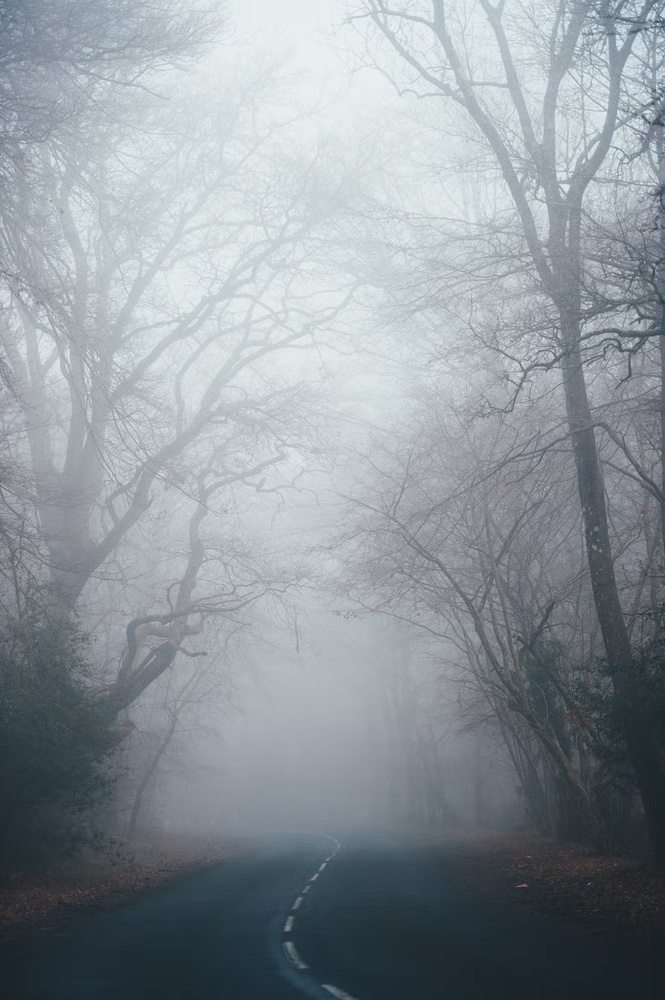
#> input picture image.jpg, 665 x 1000 px, shrunk from 883 x 1327 before the run, found by its file name
$ python dehazing_image.py   (older library calls are emulated)
#> lines starting #> are read from the running program, lines starting #| are printed output that depends on the picture

import cv2
import math
import numpy as np
import os

def dark_channel(im, sz):
    b, g, r = cv2.split(im)
    dc = cv2.min(cv2.min(r, g), b)
    kernel = cv2.getStructuringElement(cv2.MORPH_RECT, (sz, sz))
    dark = cv2.erode(dc, kernel)
    return dark

def atmospheric_light(im, dark):
    h, w = im.shape[:2]
    imsz = h * w
    numpx = max(math.floor(imsz / 1000), 1)

    darkvec = dark.reshape(imsz)
    imvec = im.reshape(imsz, 3)

    indices = darkvec.argsort()
    indices = indices[imsz - numpx:]

    atmsum = np.zeros([1, 3])
    for ind in range(numpx):
        atmsum += imvec[indices[ind]]

    A = atmsum / numpx
    return A

def transmission_estimate(im, A, sz):
    omega = 0.95
    im3 = np.empty(im.shape, im.dtype)
    for ind in range(3):
        im3[:, :, ind] = im[:, :, ind] / A[0, ind]
    transmission = 1 - omega * dark_channel(im3, sz)
    return transmission

def guided_filter(im, p, r, eps):
    mean_I = cv2.boxFilter(im, cv2.CV_64F, (r, r))
    mean_p = cv2.boxFilter(p, cv2.CV_64F, (r, r))
    mean_Ip = cv2.boxFilter(im * p, cv2.CV_64F, (r, r))
    cov_Ip = mean_Ip - mean_I * mean_p

    mean_II = cv2.boxFilter(im * im, cv2.CV_64F, (r, r))
    var_I = mean_II - mean_I * mean_I

    a = cov_Ip / (var_I + eps)
    b = mean_p - a * mean_I

    mean_a = cv2.boxFilter(a, cv2.CV_64F, (r, r))
    mean_b = cv2.boxFilter(b, cv2.CV_64F, (r, r))

    q = mean_a * im + mean_b
    return q

def refine_transmission(im, et):
    gray = cv2.cvtColor(im, cv2.COLOR_BGR2GRAY)
    gray = np.float64(gray) / 255
    r = 60
    eps = 0.0001
    t = guided_filter(gray, et, r, eps)
    return t

def recover(im, t, A, tx=0.1):
    res = np.empty(im.shape, im.dtype)
    t = cv2.max(t, tx)
    for ind in range(3):
        res[:, :, ind] = (im[:, :, ind] - A[0, ind]) / t + A[0, ind]
    return res

def dehaze_image(fn, sz=15, tx=0.1):
#> called with sz = 15, tx = 0.1
    src = cv2.imread(fn)
#> src is the input picture: shape (1000, 665, 3); mean B, G, R 154.7, 148.8, 140.8
    if src is None:
        raise ValueError(f"Unable to load image: {fn}")

    I = src.astype('float64') / 255

    dark = dark_channel(I, sz)
#> in dark_channel, `dark = cv2.erode(dc, kernel)`:
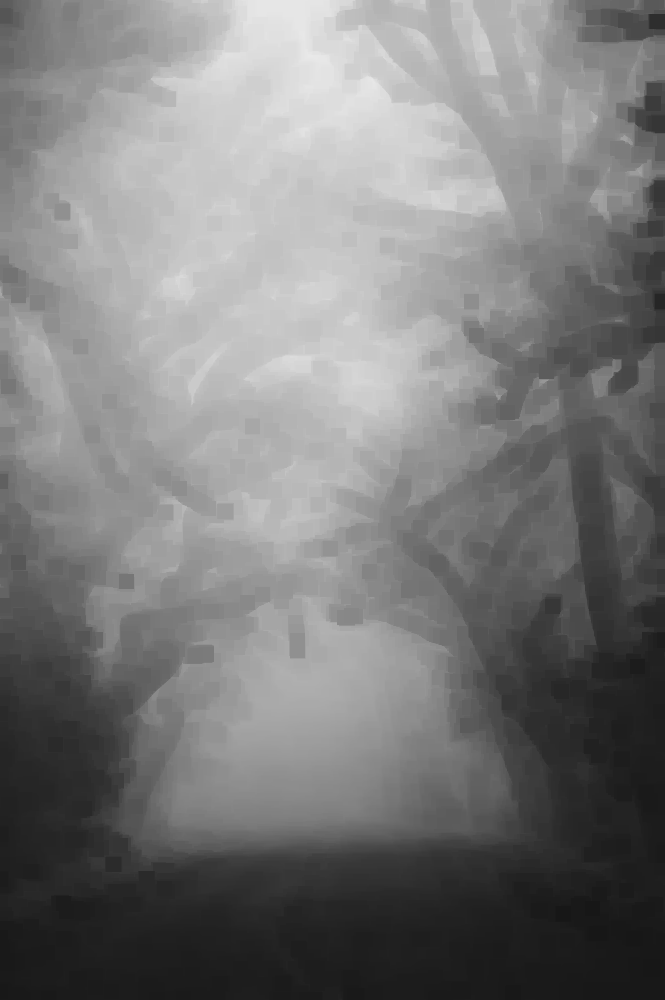
#> dark: shape (1000, 665) float64; min 0.0902, max 0.914, mean 0.481
    A = atmospheric_light(I, dark)
#> in atmospheric_light, `indices = indices[imsz - numpx:]`: indices = 665 values, max 57564 at index 257, min 257 at index 417, mean 16434.7
#> the loop in atmospheric_light, `for ind in range(numpx):` made 665 passes
#> atmsum on passes 1 to 3: [[0.941, 0.933, 0.902]], [[1.88, 1.87, 1.8]], [[2.82, 2.8, 2.71]]
#> after the loop in atmospheric_light, `for ind in range(numpx):`: atmsum = [[626, 621, 602.6]]
#> in atmospheric_light, `A = atmsum / numpx`: A = [[0.941, 0.934, 0.906]]
#> A = [[0.941, 0.934, 0.906]]
    te = transmission_estimate(I, A, sz)
    t = refine_transmission(src, te)
#> in guided_filter, `mean_II = cv2.boxFilter(im * im, cv2.CV_64F, (r, r))`:
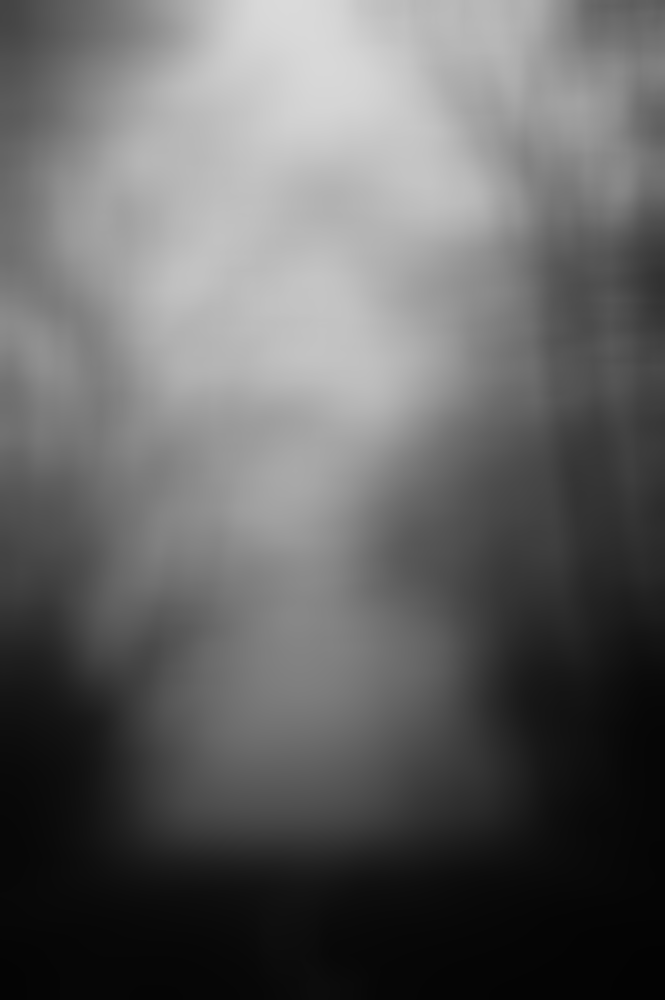
#> mean_II: shape (1000, 665) float64; min 0.0144, max 0.856, mean 0.392
#> in guided_filter, `var_I = mean_II - mean_I * mean_I`:
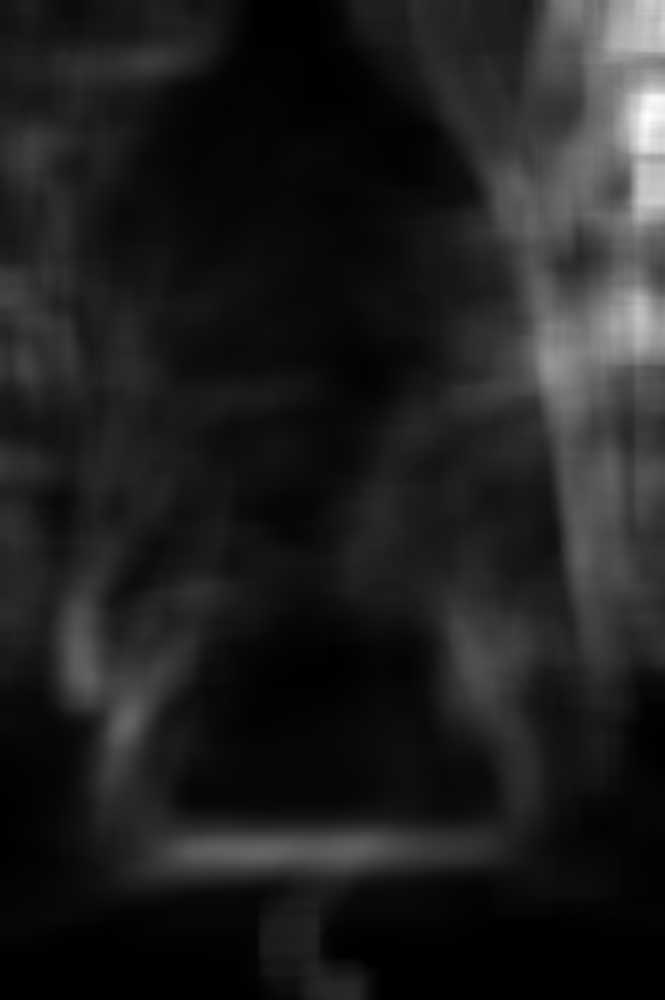
#> var_I: shape (1000, 665) float64; min 5.35e-06, max 0.0221, mean 0.00278; drawn with min black and max white
#> in guided_filter, `b = mean_p - a * mean_I`:
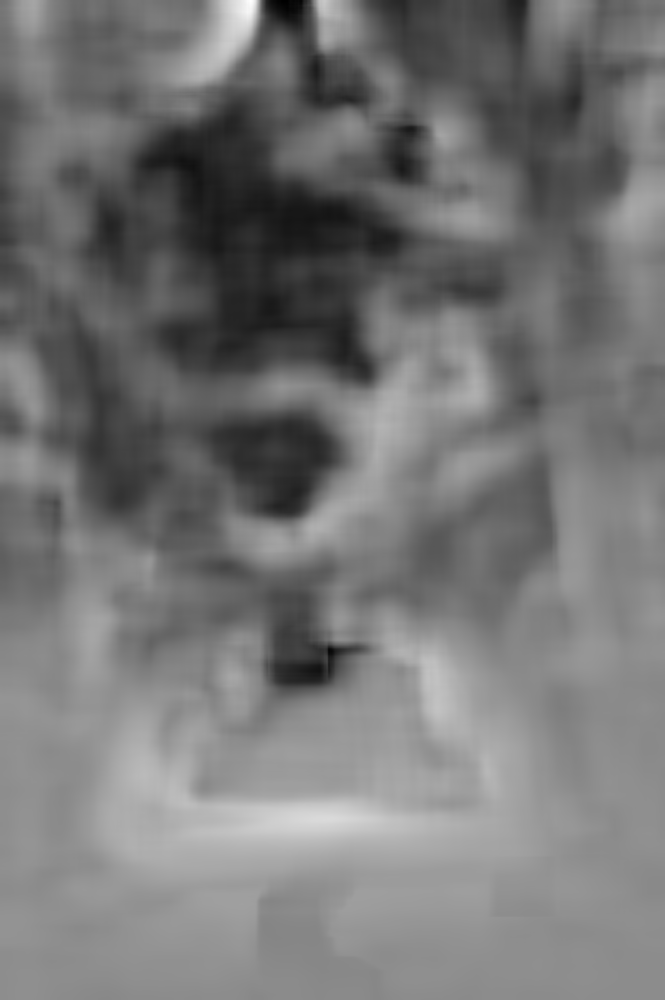
#> b: shape (1000, 665) float64; min 0.128, max 1.54, mean 0.78; drawn with min black and max white
#> in guided_filter, `mean_a = cv2.boxFilter(a, cv2.CV_64F, (r, r))`:
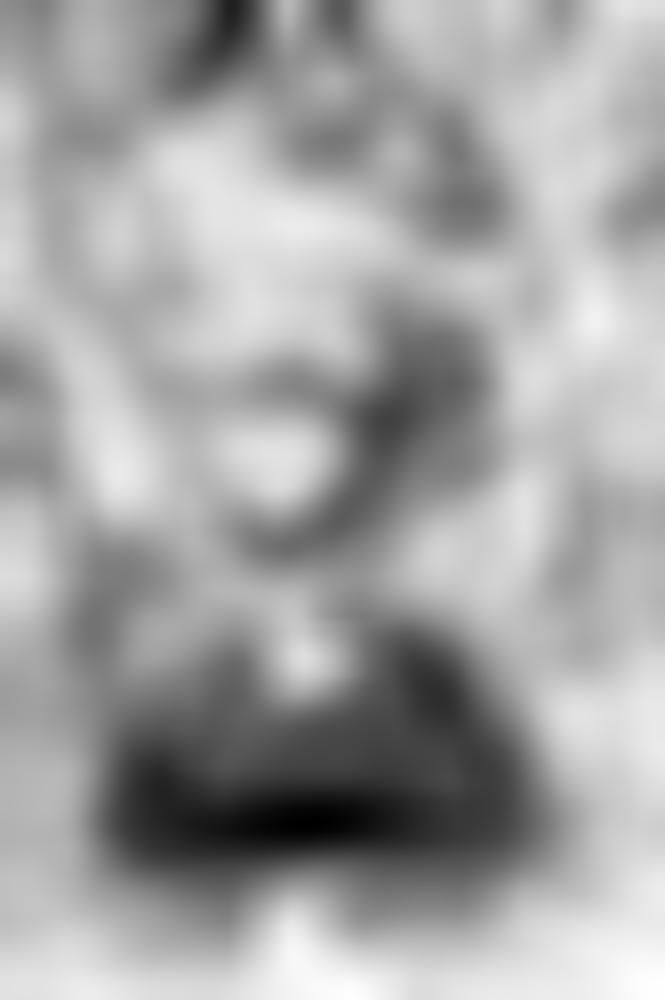
#> mean_a: shape (1000, 665) float64; min -1.3, max -0.0213, mean -0.482; drawn with min black and max white
#> in guided_filter, `mean_b = cv2.boxFilter(b, cv2.CV_64F, (r, r))`:
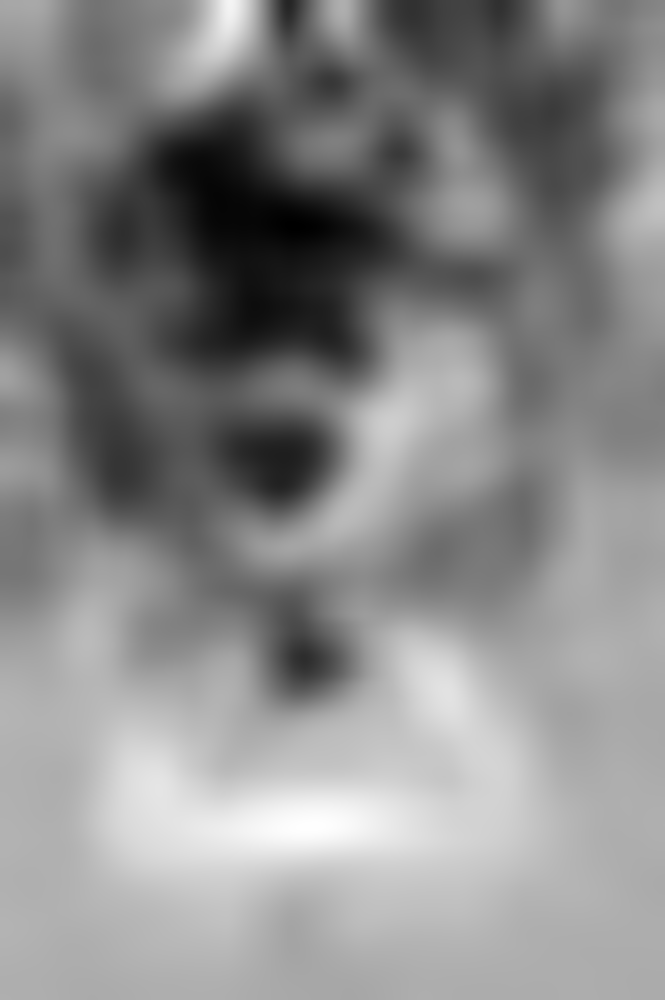
#> mean_b: shape (1000, 665) float64; min 0.288, max 1.2, mean 0.78; drawn with min black and max white
    J = recover(I, t, A, tx)

    return src, J

if __name__ == '__main__':
    import sys

    try:
        fn = sys.argv[1]
    except IndexError:
        fn = "/home/lachimolala/Documents/python/image.jpg"

    try:
        src, J = dehaze_image(fn)

        # Rescale dehazed image to uint8
        J_display = np.clip(J * 255, 0, 255).astype(np.uint8)
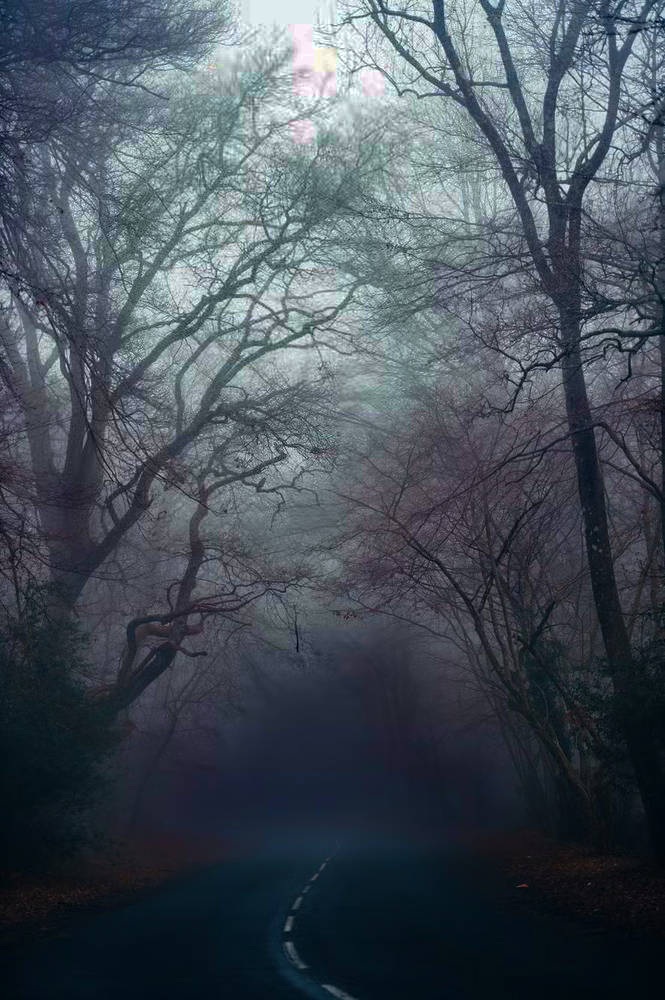
#> J_display: shape (1000, 665, 3); mean B, G, R 89.8, 80.3, 70.5

        # Create output folder
        output_dir = os.path.join(".", "output_images")
        os.makedirs(output_dir, exist_ok=True)

        # Save the images
        hazy_path = os.path.join(output_dir, "Hazy_Image.png")
        dehazed_path = os.path.join(output_dir, "Dehazed_Image.png")

        cv2.imwrite(hazy_path, src)
        cv2.imwrite(dehazed_path, J_display)

        print(f"Images saved successfully in '{output_dir}'.")

    except Exception as e:
        print(f"Error: {e}")
